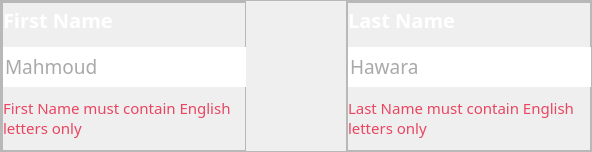
           <widget class="QFrame" name="frame">
            <property name="minimumSize">
             <size>
              <width>0</width>
              <height>150</height>
             </size>
            </property>
            <property name="styleSheet">
             <string notr="true"/>
            </property>
            <property name="frameShape">
             <enum>QFrame::StyledPanel</enum>
            </property>
            <property name="frameShadow">
             <enum>QFrame::Raised</enum>
            </property>
            <layout class="QHBoxLayout" name="horizontalLayout_3">
             <property name="spacing">
              <number>100</number>
             </property>
             <property name="leftMargin">
              <number>0</number>
             </property>
             <property name="topMargin">
              <number>0</number>
             </property>
             <property name="rightMargin">
              <number>0</number>
             </property>
             <property name="bottomMargin">
              <number>0</number>
             </property>
             <item>
              <widget class="QFrame" name="phone_ID_2">
               <property name="minimumSize">
                <size>
                 <width>245</width>
                 <height>150</height>
                </size>
               </property>
               <property name="maximumSize">
                <size>
                 <width>245</width>
                 <height>150</height>
                </size>
               </property>
               <property name="styleSheet">
                <string notr="true"/>
               </property>
               <property name="frameShape">
                <enum>QFrame::StyledPanel</enum>
               </property>
               <property name="frameShadow">
                <enum>QFrame::Raised</enum>
               </property>
               <property name="lineWidth">
                <number>1</number>
               </property>
               <layout class="QVBoxLayout" name="verticalLayout_6">
                <property name="spacing">
                 <number>0</number>
                </property>
                <property name="leftMargin">
                 <number>0</number>
                </property>
                <property name="topMargin">
                 <number>0</number>
                </property>
                <property name="rightMargin">
                 <number>0</number>
                </property>
                <property name="bottomMargin">
                 <number>0</number>
                </property>
                <item>
                 <widget class="QFrame" name="phonenum_2">
                  <property name="minimumSize">
                   <size>
                    <width>245</width>
                    <height>150</height>
                   </size>
                  </property>
                  <property name="maximumSize">
                   <size>
                    <width>245</width>
                    <height>150</height>
                   </size>
                  </property>
                  <property name="styleSheet">
                   <string notr="true"/>
                  </property>
                  <property name="frameShape">
                   <enum>QFrame::StyledPanel</enum>
                  </property>
                  <property name="frameShadow">
                   <enum>QFrame::Raised</enum>
                  </property>
                  <layout class="QVBoxLayout" name="verticalLayout_15">
                   <property name="spacing">
                    <number>0</number>
                   </property>
                   <property name="leftMargin">
                    <number>0</number>
                   </property>
                   <property name="topMargin">
                    <number>0</number>
                   </property>
                   <property name="rightMargin">
                    <number>0</number>
                   </property>
                   <property name="bottomMargin">
                    <number>0</number>
                   </property>
                   <item>
                    <widget class="QLabel" name="label_4">
                     <property name="minimumSize">
                      <size>
                       <width>0</width>
                       <height>22</height>
                      </size>
                     </property>
                     <property name="maximumSize">
                      <size>
                       <width>16777215</width>
                       <height>22</height>
                      </size>
                     </property>
                     <property name="font">
                      <font>
                       <family>Bahnschrift SemiBold</family>
                       <pointsize>15</pointsize>
                       <weight>75</weight>
                       <italic>false</italic>
                       <bold>true</bold>
                      </font>
                     </property>
                     <property name="styleSheet">
                      <string notr="true">
color: #FFFFFF</string>
                     </property>
                     <property name="text">
                      <string>First Name</string>
                     </property>
                    </widget>
                   </item>
                   <item>
                    <widget class="QLineEdit" name="lineEdit_12">
                     <property name="minimumSize">
                      <size>
                       <width>243</width>
                       <height>50</height>
                      </size>
                     </property>
                     <property name="maximumSize">
                      <size>
                       <width>16777215</width>
                       <height>16777215</height>
                      </size>
                     </property>
                     <property name="font">
                      <font>
                       <family>Bahnschrift Light SemiCondensed</family>
                       <pointsize>14</pointsize>
                      </font>
                     </property>
                     <property name="styleSheet">
                      <string notr="true"> border-width: 2px; border-style: solid; border-color:white;border-top-style:none;
border-left-style:none; border-right-style:none;
color: #A9A9A9;
margin-top: 10px;

</string>
                     </property>
                     <property name="text">
                      <string>Mahmoud</string>
                     </property>
                     <property name="alignment">
                      <set>Qt::AlignLeading|Qt::AlignLeft|Qt::AlignVCenter</set>
                     </property>
                     <property name="readOnly">
                      <bool>false</bool>
                     </property>
                     <property name="placeholderText">
                      <string>Mahmoud</string>
                     </property>
                    </widget>
                   </item>
                   <item>
                    <widget class="QLabel" name="label_17">
                     <property name="minimumSize">
                      <size>
                       <width>240</width>
                       <height>30</height>
                      </size>
                     </property>
                     <property name="maximumSize">
                      <size>
                       <width>240</width>
                       <height>50</height>
                      </size>
                     </property>
                     <property name="font">
                      <font>
                       <family>Bahnschrift SemiLight</family>
                       <pointsize>11</pointsize>
                      </font>
                     </property>
                     <property name="styleSheet">
                      <string notr="true">color: #E94560;</string>
                     </property>
                     <property name="text">
                      <string>First Name must contain English letters only </string>
                     </property>
                     <property name="wordWrap">
                      <bool>true</bool>
                     </property>
                    </widget>
                   </item>
                  </layout>
                 </widget>
                </item>
               </layout>
              </widget>
             </item>
             <item>
              <widget class="QFrame" name="phone_ID_3">
               <property name="minimumSize">
                <size>
                 <width>245</width>
                 <height>150</height>
                </size>
               </property>
               <property name="maximumSize">
                <size>
                 <width>245</width>
                 <height>150</height>
                </size>
               </property>
               <property name="styleSheet">
                <string notr="true"/>
               </property>
               <property name="frameShape">
                <enum>QFrame::StyledPanel</enum>
               </property>
               <property name="frameShadow">
                <enum>QFrame::Raised</enum>
               </property>
               <property name="lineWidth">
                <number>1</number>
               </property>
               <layout class="QVBoxLayout" name="verticalLayout_27">
                <property name="spacing">
                 <number>0</number>
                </property>
                <property name="leftMargin">
                 <number>0</number>
                </property>
                <property name="topMargin">
                 <number>0</number>
                </property>
                <property name="rightMargin">
                 <number>0</number>
                </property>
                <property name="bottomMargin">
                 <number>0</number>
                </property>
                <item>
                 <widget class="QFrame" name="phonenum_8">
                  <property name="minimumSize">
                   <size>
                    <width>245</width>
                    <height>150</height>
                   </size>
                  </property>
                  <property name="maximumSize">
                   <size>
                    <width>245</width>
                    <height>150</height>
                   </size>
                  </property>
                  <property name="styleSheet">
                   <string notr="true"/>
                  </property>
                  <property name="frameShape">
                   <enum>QFrame::StyledPanel</enum>
                  </property>
                  <property name="frameShadow">
                   <enum>QFrame::Raised</enum>
                  </property>
                  <layout class="QVBoxLayout" name="verticalLayout_28">
                   <property name="spacing">
                    <number>0</number>
                   </property>
                   <property name="leftMargin">
                    <number>0</number>
                   </property>
                   <property name="topMargin">
                    <number>0</number>
                   </property>
                   <property name="rightMargin">
                    <number>0</number>
                   </property>
                   <property name="bottomMargin">
                    <number>0</number>
                   </property>
                   <item>
                    <widget class="QLabel" name="label_26">
                     <property name="minimumSize">
                      <size>
                       <width>0</width>
                       <height>22</height>
                      </size>
                     </property>
                     <property name="maximumSize">
                      <size>
                       <width>16777215</width>
                       <height>22</height>
                      </size>
                     </property>
                     <property name="font">
                      <font>
                       <family>Bahnschrift SemiBold</family>
                       <pointsize>15</pointsize>
                       <weight>75</weight>
                       <italic>false</italic>
                       <bold>true</bold>
                      </font>
                     </property>
                     <property name="styleSheet">
                      <string notr="true">
color: #FFFFFF</string>
                     </property>
                     <property name="text">
                      <string>Last Name</string>
                     </property>
                    </widget>
                   </item>
                   <item>
                    <widget class="QLineEdit" name="lineEdit_18">
                     <property name="minimumSize">
                      <size>
                       <width>243</width>
                       <height>50</height>
                      </size>
                     </property>
                     <property name="maximumSize">
                      <size>
                       <width>16777215</width>
                       <height>16777215</height>
                      </size>
                     </property>
                     <property name="font">
                      <font>
                       <family>Bahnschrift Light SemiCondensed</family>
                       <pointsize>14</pointsize>
                      </font>
                     </property>
                     <property name="styleSheet">
                      <string notr="true"> border-width: 2px; border-style: solid; border-color:white;border-top-style:none;
border-left-style:none; border-right-style:none;
color: #A9A9A9;
margin-top: 10px;
</string>
                     </property>
                     <property name="text">
                      <string>Hawara</string>
                     </property>
                     <property name="alignment">
                      <set>Qt::AlignLeading|Qt::AlignLeft|Qt::AlignVCenter</set>
                     </property>
                     <property name="readOnly">
                      <bool>false</bool>
                     </property>
                     <property name="placeholderText">
                      <string>Hawara</string>
                     </property>
                    </widget>
                   </item>
                   <item>
                    <widget class="QLabel" name="label_27">
                     <property name="minimumSize">
                      <size>
                       <width>240</width>
                       <height>50</height>
                      </size>
                     </property>
                     <property name="maximumSize">
                      <size>
                       <width>240</width>
                       <height>50</height>
                      </size>
                     </property>
                     <property name="font">
                      <font>
                       <family>Bahnschrift SemiLight</family>
                       <pointsize>11</pointsize>
                      </font>
                     </property>
                     <property name="styleSheet">
                      <string notr="true">

color: #E94560;</string>
                     </property>
                     <property name="text">
                      <string>Last Name must contain English letters only </string>
                     </property>
                     <property name="wordWrap">
                      <bool>true</bool>
                     </property>
                    </widget>
                   </item>
                  </layout>
                 </widget>
                </item>
               </layout>
              </widget>
             </item>
            </layout>
           </widget>
